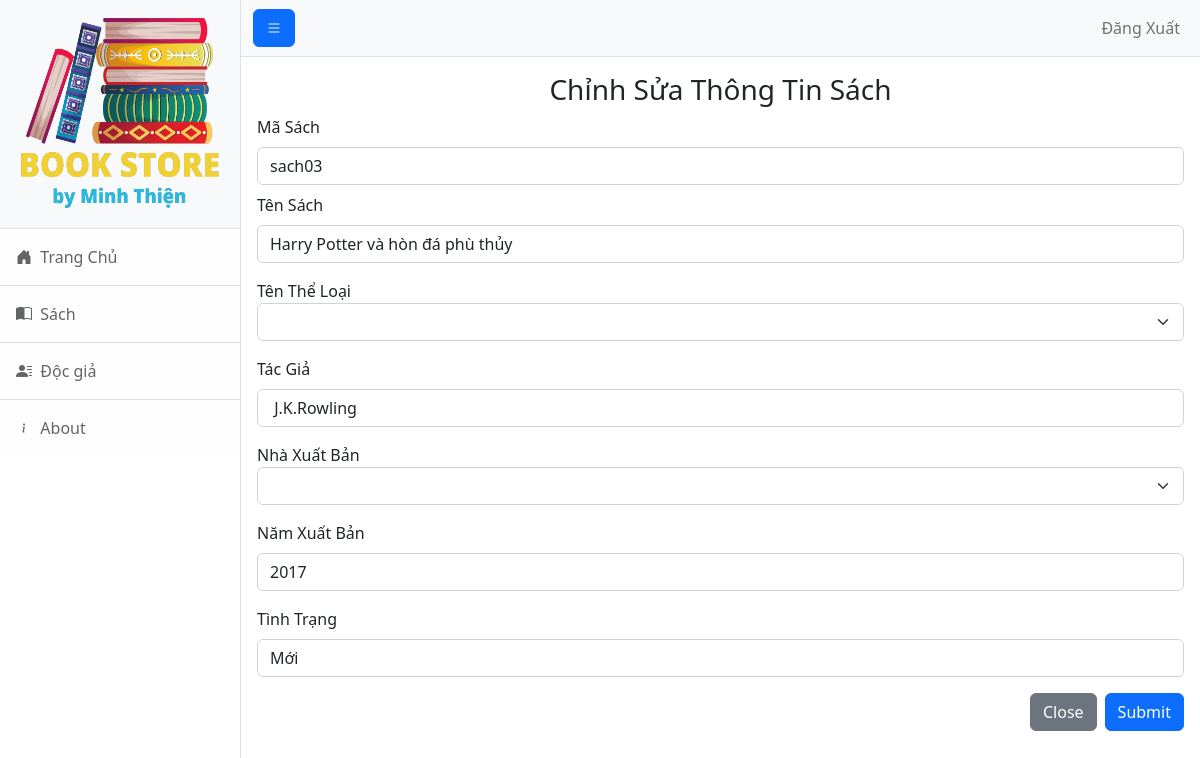
Page /thuvien/Sach/edit_book.php?masach=sach03 on the committed database.
### tables this page shows
CREATE TABLE `sach` (
  `masach` varchar(10) NOT NULL,
  `tensach` varchar(50) NOT NULL,
  `matheloai` varchar(10) NOT NULL,
  `tacgia` varchar(50) NOT NULL,
  `manxb` varchar(10) NOT NULL,
  `namxuatban` year(4) NOT NULL,
  `hientrang` varchar(20) NOT NULL
);

### thuvien/Sach/edit_book.php (the view, shortened to what this page needs)
<!DOCTYPE html>
<head>
    <link href="css/styles.css" rel="stylesheet" />
</head>
<?php
include('connect.php');
$masach = $_GET['masach'];
$query = "SELECT * FROM sach WHERE masach ='$masach'";
$ketqua = mysqli_query($connect, $query);
$row = mysqli_fetch_array($ketqua);
?>
<body>
    <div class="d-flex" id="wrapper">
        <div class="border-end bg-white" id="sidebar-wrapper">
            <div class="sidebar-heading border-bottom bg-light"><img height="200px" width="200px" src="img/logo.png"></div>
            <div class="list-group list-group-flush">
                <a class="bi bi-house-door-fill list-group-item list-group-item-action list-group-item-light p-3" href="home.php"> &nbspTrang Chủ</a>
                <a class="bi bi-book-half list-group-item list-group-item-action list-group-item-light p-3" href="#!"> &nbspSách</a>
                <a class="bi bi-person-lines-fill list-group-item list-group-item-action list-group-item-light p-3" href="../DocGia/docgia.php"> &nbspĐộc giả</a>
                <a class="bi bi-info list-group-item list-group-item-action list-group-item-light p-3" href="#!"> &nbspAbout</a>
            </div>
        </div>
        <div id="page-content-wrapper">
            <nav class="navbar navbar-expand-lg navbar-light bg-light border-bottom">
                <div class="container-fluid">
                    <button class="btn btn-primary bi bi-list" id="sidebarToggle"></button>
                    <div class="collapse navbar-collapse" id="navbarSupportedContent">
                        <ul class="navbar-nav ms-auto mt-2 mt-lg-0">
                            <li class="nav-item active"><a class="nav-link" href="logout.php">Đăng Xuất</a></li>
                        </ul>
                    </div>
                </div>
            </nav>
            <form class="p-md-3" action="Update_book.php" method="post">
                <h3 class="text-center">Chỉnh Sửa Thông Tin Sách</h3>
                <div class="mb-2">
                    <label for="exampleInputMaNV" class="form-label">Mã Sách</label>
                    <input class="form-control" type="text" name="masach" placeholder="Mã Sách" value="<?php echo $row['masach']; ?>">
                </div>
                <div class="mb-3">
                    <label for="exampleInputUsername" class="form-label">Tên Sách</label>
                    <input class="form-control" type="text" name="tensach" placeholder="Tên Sách" value="<?php echo $row['tensach']; ?>">
                </div>
                <div class="mb-3">
                    <div class="control-group">
                        <label class="control-label" for="inputtheloai">Tên Thể Loại</label>
                        <select class="form-select" name="matheloai" >
                            <option></option>
                            <?php
                            include("../connect.php");
                            $cat_query = mysqli_query($connect, "select * from theloai");
                            while ($cat_row = mysqli_fetch_array($cat_query)) {
                            ?>
                                <option value="<?php echo $cat_row['matheloai']; ?>"><?php echo $cat_row['tentheloai']; ?></option>
                            <?php  } ?>
                        </select>
                    </div>
                </div>
                <div class="mb-3">
                    <label for="exampleInputUsername" class="form-label">Tác Giả</label>
                    <input class="form-control" type="text" name="tacgia" placeholder="Tác Giả" value="<?php echo $row['tacgia']; ?>">
                </div>
                <div class="mb-3">
                    <div class="control-group">
                        <label class="control-label" for="inputtheloai">Nhà Xuất Bản</label>
                        <select class="form-select" name="manxb">
                            <option></option>
                            <?php
                            include("../connect.php");
                            $cat_query = mysqli_query($connect, "select * from nhaxuatban");
                            while ($cat_row = mysqli_fetch_array($cat_query)) {
                            ?>
                                <option value="<?php echo $cat_row['manxb']; ?>"><?php echo $cat_row['tennxb']; ?></option>
                            <?php  } ?>
                        </select>
                    </div>
                </div>
                <div class="mb-3">
                    <label for="exampleInputUsername" class="form-label">Năm Xuất Bản</label>
                    <input class="form-control" type="text" name="namxuatban" placeholder="Năm Xuất Bản" value="<?php echo $row['namxuatban']; ?>">
                </div>
                <div class="mb-3">
                    <label for="exampleInputUsername" class="form-label">Tình Trạng</label>
                    <input class="form-control" type="text" name="hientrang" placeholder="Hiện Trạng" value="<?php echo $row['hientrang']; ?>">
                </div>
                <div class="modal-footer">
                    <button type="button" class="btn btn-secondary" data-bs-dismiss="modal">Close</button>
                    <input class="btn btn-primary ms-2" type="submit" name="capnhat">
                </div>
            </form>
</body>
</html>

### rows in the picture
sach: masach "sach03", tensach "Harry Potter và hòn đá phù thủy", tacgia "J.K.Rowling", namxuatban "2017", hientrang "Mới"
